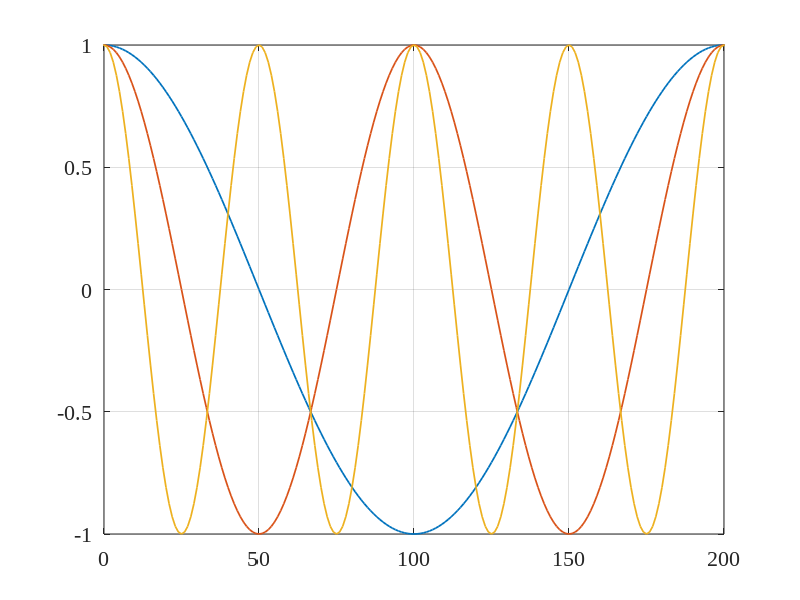
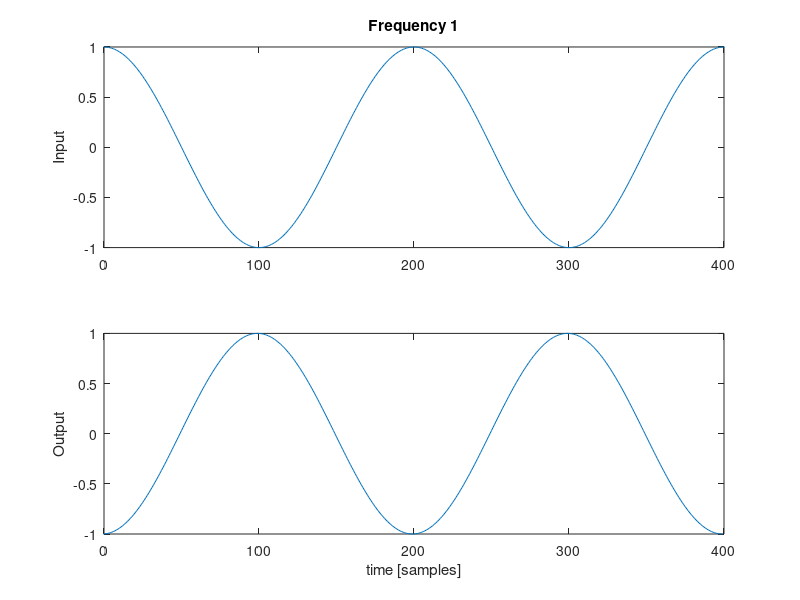
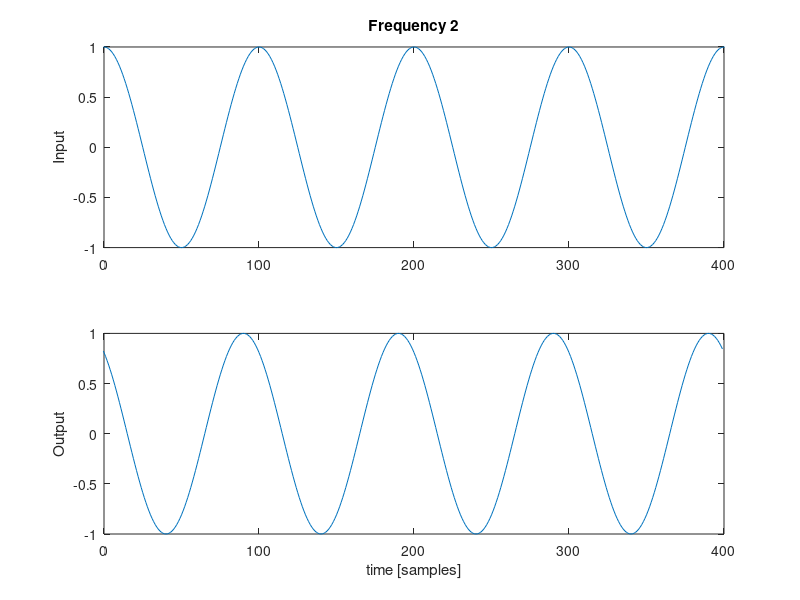
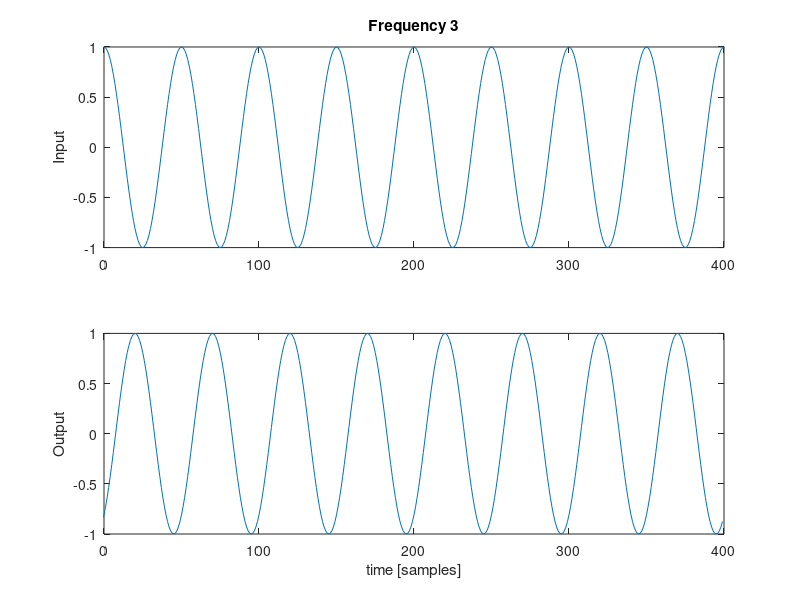

MATLAB code to generate these figures, in order: (Note: this script raises an error after producing the figures.)
close all

%%

n = 0:1e4;
x1 = cos(0.01*pi*n);
x2 = cos(0.02*pi*n);
x3 = cos(0.04*pi*n);

figure(10)
subplot(211)
plot(n-200,x1)
xlim([0 400])
ylabel('Input')
title('Frequency 1')
subplot(212)
plot(n(100:500)-100,x1(101:501))
xlim([0 400])
ylabel('Output')
xlabel('time [samples]')

figure(11)
subplot(211)
plot(n-200,x2)
xlim([0 400])
ylabel('Input')
title('Frequency 2')
subplot(212)
plot(n(100:500)-100,x2(110:510))
xlim([0 400])
ylabel('Output')
xlabel('time [samples]')

figure(12)
subplot(211)
plot(n-200,x3)
xlim([0 400])
ylabel('Input')
title('Frequency 3')
subplot(212)
plot(n(100:500)-100,x3(130:530))
xlim([0 400])
ylabel('Output')
xlabel('time [samples]')

%%
figure(1)
h1= plot(n-200,[x1;x2;x3],'LineWidth',1.25);
xlim([0 200])
grid on
set(gca,'FontName','Times New Roman','FontSize',16)
set(gcf, 'Color', 'w');
h1(1).Color = [0 0 0];
h1(2).Color = [0 0 0];
h1(2).LineStyle = '--';
h1(3).Color = [0 0 0];
h1(3).LineStyle = '-.';
lgd = legend('\omega_1','\omega_2','\omega_3');
ylabel('Amplitude')
xlabel('Time [n]')
lgd.FontSize = 16;

% Create ellipse
annotation(gcf,'ellipse',...
    [0.454271028037384 0.864864864864865 0.131398753894081 0.0977130977130982],...
    'LineWidth',2,...
    'LineStyle',':');

text(117,1.07,'Synchronized','FontName','Times New Roman','FontSize',16)

%%

figure(2)
h2= plot(n(100:300)-100,[x1(101:301);x2(105:305);x3(110:310)],'LineWidth',1.25);
xlim([0 200])
grid on
set(gca,'FontName','Times New Roman','FontSize',16)
set(gcf, 'Color', 'w');
h2(1).Color = [0 0 0];
h2(2).Color = [0 0 0];
h2(2).LineStyle = '--';
h2(3).Color = [0 0 0];
h2(3).LineStyle = '-.';
lgd2 = legend('\omega_1','\omega_2','\omega_3');
ylabel('Amplitude')
xlabel('Time [n]')

% Create ellipse
annotation(gcf,'ellipse',...
    [0.454271028037384 0.864864864864865 0.131398753894081 0.0977130977130982],...
    'LineWidth',2,...
    'LineStyle',':');

% Create textbox
% annotation(gcf,'textbox',...
%     [0.580996884735204 0.911508662959276 0.22890705943704 0.0757969503463393],...
%     'String','\bf{Non}-synchronized',...
%     'FontSize',14,...
%     'FontName','Times New Roman',...
%     'EdgeColor','none');

text(115,1.07,'{\bf Non}-synchronized','FontName','Times New Roman','FontSize',16)
lgd2.FontSize = 16;

